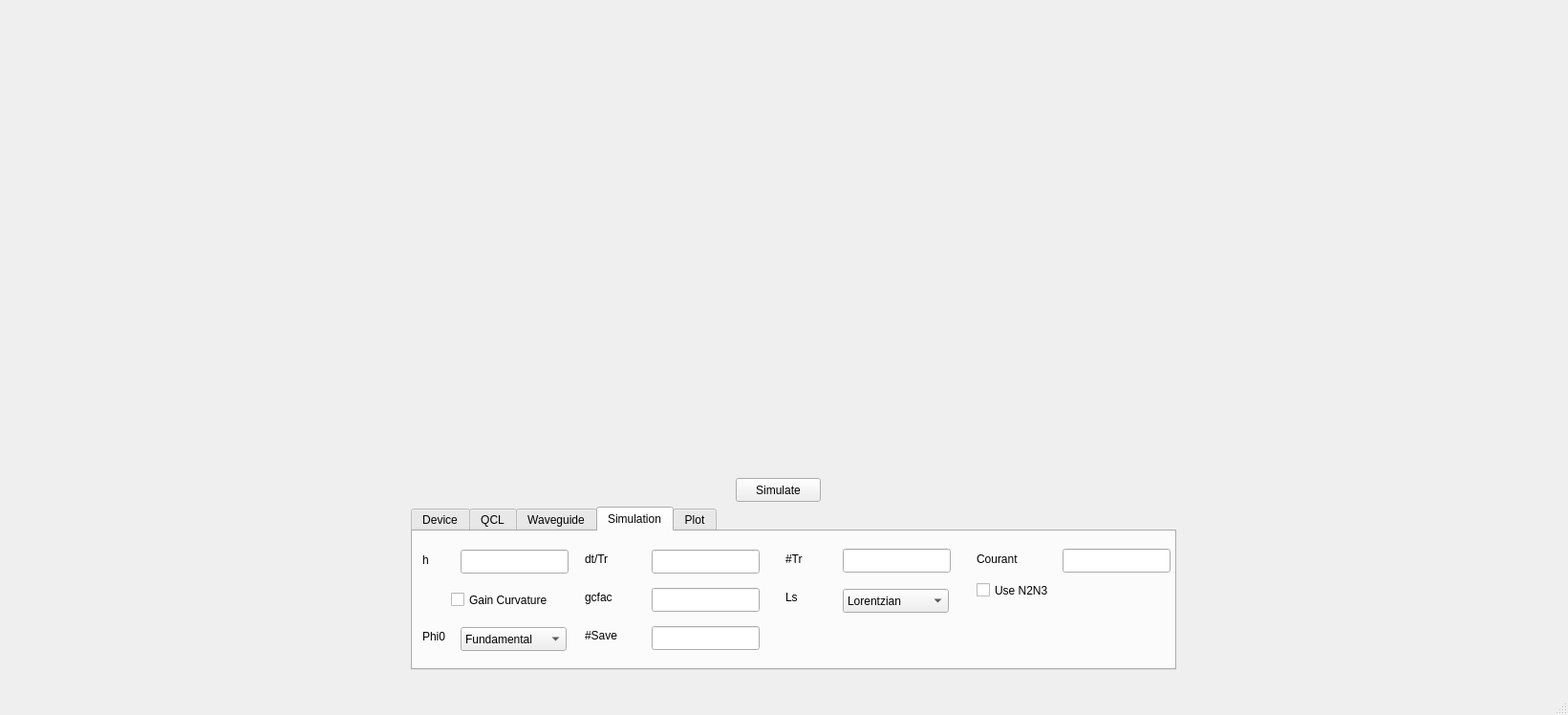
<?xml version="1.0" encoding="UTF-8"?>
<ui version="4.0">
 <class>MainWindow</class>
 <widget class="QMainWindow" name="MainWindow">
  <property name="geometry">
   <rect>
    <x>0</x>
    <y>0</y>
    <width>1641</width>
    <height>748</height>
   </rect>
  </property>
  <property name="windowTitle">
   <string>MainWindow</string>
  </property>
  <widget class="QWidget" name="centralwidget">
   <widget class="QCustomPlot" name="leftPlot" native="true">
    <property name="geometry">
     <rect>
      <x>10</x>
      <y>10</y>
      <width>801</width>
      <height>481</height>
     </rect>
    </property>
   </widget>
   <widget class="QTabWidget" name="thing">
    <property name="geometry">
     <rect>
      <x>430</x>
      <y>530</y>
      <width>801</width>
      <height>171</height>
     </rect>
    </property>
    <property name="currentIndex">
     <number>3</number>
    </property>
    <widget class="QWidget" name="DeviceParams">
     <attribute name="title">
      <string>Device</string>
     </attribute>
     <widget class="QLineEdit" name="J">
      <property name="geometry">
       <rect>
        <x>40</x>
        <y>10</y>
        <width>113</width>
        <height>25</height>
       </rect>
      </property>
      <property name="text">
       <string/>
      </property>
     </widget>
     <widget class="QLabel" name="label">
      <property name="geometry">
       <rect>
        <x>10</x>
        <y>11</y>
        <width>16</width>
        <height>20</height>
       </rect>
      </property>
      <property name="text">
       <string>J </string>
      </property>
      <property name="textFormat">
       <enum>Qt::MarkdownText</enum>
      </property>
     </widget>
     <widget class="QLineEdit" name="Kpp">
      <property name="geometry">
       <rect>
        <x>40</x>
        <y>50</y>
        <width>113</width>
        <height>25</height>
       </rect>
      </property>
      <property name="text">
       <string/>
      </property>
     </widget>
     <widget class="QLabel" name="label_2">
      <property name="geometry">
       <rect>
        <x>10</x>
        <y>51</y>
        <width>16</width>
        <height>20</height>
       </rect>
      </property>
      <property name="text">
       <string>K</string>
      </property>
     </widget>
     <widget class="QLineEdit" name="gammaK">
      <property name="geometry">
       <rect>
        <x>250</x>
        <y>10</y>
        <width>113</width>
        <height>25</height>
       </rect>
      </property>
      <property name="text">
       <string/>
      </property>
     </widget>
     <widget class="QLineEdit" name="lm0">
      <property name="geometry">
       <rect>
        <x>250</x>
        <y>50</y>
        <width>113</width>
        <height>25</height>
       </rect>
      </property>
      <property name="text">
       <string/>
      </property>
     </widget>
     <widget class="QLabel" name="label_3">
      <property name="geometry">
       <rect>
        <x>180</x>
        <y>50</y>
        <width>61</width>
        <height>20</height>
       </rect>
      </property>
      <property name="text">
       <string>Lambda</string>
      </property>
     </widget>
     <widget class="QLabel" name="label_4">
      <property name="geometry">
       <rect>
        <x>180</x>
        <y>10</y>
        <width>41</width>
        <height>20</height>
       </rect>
      </property>
      <property name="text">
       <string>Kerr K</string>
      </property>
     </widget>
     <widget class="QLineEdit" name="R1">
      <property name="geometry">
       <rect>
        <x>450</x>
        <y>9</y>
        <width>113</width>
        <height>25</height>
       </rect>
      </property>
      <property name="text">
       <string/>
      </property>
     </widget>
     <widget class="QLineEdit" name="Lc">
      <property name="geometry">
       <rect>
        <x>450</x>
        <y>49</y>
        <width>113</width>
        <height>25</height>
       </rect>
      </property>
      <property name="text">
       <string/>
      </property>
     </widget>
     <widget class="QLabel" name="label_5">
      <property name="geometry">
       <rect>
        <x>390</x>
        <y>50</y>
        <width>71</width>
        <height>20</height>
       </rect>
      </property>
      <property name="text">
       <string>Length</string>
      </property>
     </widget>
     <widget class="QLabel" name="label_6">
      <property name="geometry">
       <rect>
        <x>390</x>
        <y>10</y>
        <width>21</width>
        <height>20</height>
       </rect>
      </property>
      <property name="text">
       <string>R1</string>
      </property>
     </widget>
     <widget class="QLineEdit" name="R2">
      <property name="geometry">
       <rect>
        <x>680</x>
        <y>9</y>
        <width>113</width>
        <height>25</height>
       </rect>
      </property>
      <property name="text">
       <string/>
      </property>
     </widget>
     <widget class="QLineEdit" name="df">
      <property name="geometry">
       <rect>
        <x>680</x>
        <y>49</y>
        <width>113</width>
        <height>25</height>
       </rect>
      </property>
      <property name="text">
       <string/>
      </property>
     </widget>
     <widget class="QLabel" name="label_7">
      <property name="geometry">
       <rect>
        <x>590</x>
        <y>50</y>
        <width>71</width>
        <height>20</height>
       </rect>
      </property>
      <property name="text">
       <string>Detunning</string>
      </property>
     </widget>
     <widget class="QLabel" name="label_8">
      <property name="geometry">
       <rect>
        <x>590</x>
        <y>10</y>
        <width>71</width>
        <height>20</height>
       </rect>
      </property>
      <property name="text">
       <string>R2</string>
      </property>
     </widget>
    </widget>
    <widget class="QWidget" name="QclParams">
     <attribute name="title">
      <string>QCL</string>
     </attribute>
     <widget class="QLabel" name="label_22">
      <property name="geometry">
       <rect>
        <x>10</x>
        <y>10</y>
        <width>21</width>
        <height>20</height>
       </rect>
      </property>
      <property name="text">
       <string>Mu</string>
      </property>
      <property name="textFormat">
       <enum>Qt::MarkdownText</enum>
      </property>
     </widget>
     <widget class="QLabel" name="label_19">
      <property name="geometry">
       <rect>
        <x>10</x>
        <y>50</y>
        <width>71</width>
        <height>20</height>
       </rect>
      </property>
      <property name="text">
       <string>Lmod</string>
      </property>
     </widget>
     <widget class="QLabel" name="label_20">
      <property name="geometry">
       <rect>
        <x>390</x>
        <y>11</y>
        <width>21</width>
        <height>20</height>
       </rect>
      </property>
      <property name="text">
       <string>T1</string>
      </property>
     </widget>
     <widget class="QLineEdit" name="T1">
      <property name="geometry">
       <rect>
        <x>420</x>
        <y>10</y>
        <width>113</width>
        <height>25</height>
       </rect>
      </property>
      <property name="text">
       <string/>
      </property>
     </widget>
     <widget class="QLabel" name="label_17">
      <property name="geometry">
       <rect>
        <x>560</x>
        <y>10</y>
        <width>61</width>
        <height>20</height>
       </rect>
      </property>
      <property name="text">
       <string>T2</string>
      </property>
     </widget>
     <widget class="QLineEdit" name="Lmod">
      <property name="geometry">
       <rect>
        <x>70</x>
        <y>49</y>
        <width>113</width>
        <height>25</height>
       </rect>
      </property>
      <property name="text">
       <string/>
      </property>
     </widget>
     <widget class="QLineEdit" name="T2">
      <property name="geometry">
       <rect>
        <x>630</x>
        <y>10</y>
        <width>113</width>
        <height>25</height>
       </rect>
      </property>
      <property name="text">
       <string/>
      </property>
     </widget>
     <widget class="QLineEdit" name="n">
      <property name="geometry">
       <rect>
        <x>250</x>
        <y>9</y>
        <width>113</width>
        <height>25</height>
       </rect>
      </property>
      <property name="text">
       <string/>
      </property>
     </widget>
     <widget class="QLabel" name="label_18">
      <property name="geometry">
       <rect>
        <x>210</x>
        <y>10</y>
        <width>41</width>
        <height>20</height>
       </rect>
      </property>
      <property name="text">
       <string>n</string>
      </property>
     </widget>
     <widget class="QLineEdit" name="mu">
      <property name="geometry">
       <rect>
        <x>70</x>
        <y>10</y>
        <width>113</width>
        <height>25</height>
       </rect>
      </property>
      <property name="text">
       <string/>
      </property>
     </widget>
    </widget>
    <widget class="QWidget" name="tab_3">
     <attribute name="title">
      <string>Waveguide</string>
     </attribute>
     <widget class="QLineEdit" name="Gamma">
      <property name="geometry">
       <rect>
        <x>250</x>
        <y>10</y>
        <width>113</width>
        <height>25</height>
       </rect>
      </property>
      <property name="text">
       <string/>
      </property>
     </widget>
     <widget class="QLabel" name="label_23">
      <property name="geometry">
       <rect>
        <x>10</x>
        <y>11</y>
        <width>31</width>
        <height>20</height>
       </rect>
      </property>
      <property name="text">
       <string>Aw</string>
      </property>
      <property name="textFormat">
       <enum>Qt::MarkdownText</enum>
      </property>
     </widget>
     <widget class="QLineEdit" name="aw">
      <property name="geometry">
       <rect>
        <x>40</x>
        <y>10</y>
        <width>113</width>
        <height>25</height>
       </rect>
      </property>
      <property name="text">
       <string/>
      </property>
     </widget>
     <widget class="QLabel" name="label_21">
      <property name="geometry">
       <rect>
        <x>180</x>
        <y>10</y>
        <width>61</width>
        <height>20</height>
       </rect>
      </property>
      <property name="text">
       <string>Gamma</string>
      </property>
     </widget>
    </widget>
    <widget class="QWidget" name="tab_4">
     <attribute name="title">
      <string>Simulation</string>
     </attribute>
     <widget class="QLabel" name="label_24">
      <property name="geometry">
       <rect>
        <x>180</x>
        <y>59</y>
        <width>61</width>
        <height>20</height>
       </rect>
      </property>
      <property name="text">
       <string>gcfac</string>
      </property>
     </widget>
     <widget class="QLineEdit" name="h">
      <property name="geometry">
       <rect>
        <x>50</x>
        <y>19</y>
        <width>113</width>
        <height>25</height>
       </rect>
      </property>
      <property name="text">
       <string/>
      </property>
     </widget>
     <widget class="QLabel" name="label_25">
      <property name="geometry">
       <rect>
        <x>180</x>
        <y>19</y>
        <width>41</width>
        <height>20</height>
       </rect>
      </property>
      <property name="text">
       <string>dt/Tr</string>
      </property>
     </widget>
     <widget class="QLabel" name="label_26">
      <property name="geometry">
       <rect>
        <x>390</x>
        <y>59</y>
        <width>71</width>
        <height>20</height>
       </rect>
      </property>
      <property name="text">
       <string>Ls</string>
      </property>
     </widget>
     <widget class="QLineEdit" name="dtperTr">
      <property name="geometry">
       <rect>
        <x>250</x>
        <y>19</y>
        <width>113</width>
        <height>25</height>
       </rect>
      </property>
      <property name="text">
       <string/>
      </property>
     </widget>
     <widget class="QLabel" name="label_27">
      <property name="geometry">
       <rect>
        <x>590</x>
        <y>19</y>
        <width>71</width>
        <height>20</height>
       </rect>
      </property>
      <property name="text">
       <string>Courant</string>
      </property>
     </widget>
     <widget class="QLineEdit" name="numTr">
      <property name="geometry">
       <rect>
        <x>450</x>
        <y>18</y>
        <width>113</width>
        <height>25</height>
       </rect>
      </property>
      <property name="text">
       <string/>
      </property>
     </widget>
     <widget class="QLineEdit" name="gcfac">
      <property name="geometry">
       <rect>
        <x>250</x>
        <y>59</y>
        <width>113</width>
        <height>25</height>
       </rect>
      </property>
      <property name="text">
       <string/>
      </property>
     </widget>
     <widget class="QLabel" name="label_30">
      <property name="geometry">
       <rect>
        <x>390</x>
        <y>19</y>
        <width>31</width>
        <height>20</height>
       </rect>
      </property>
      <property name="text">
       <string>#Tr</string>
      </property>
     </widget>
     <widget class="QLineEdit" name="Crnt">
      <property name="geometry">
       <rect>
        <x>680</x>
        <y>18</y>
        <width>113</width>
        <height>25</height>
       </rect>
      </property>
      <property name="text">
       <string/>
      </property>
     </widget>
     <widget class="QLabel" name="label_31">
      <property name="geometry">
       <rect>
        <x>10</x>
        <y>20</y>
        <width>16</width>
        <height>20</height>
       </rect>
      </property>
      <property name="text">
       <string>h</string>
      </property>
      <property name="textFormat">
       <enum>Qt::MarkdownText</enum>
      </property>
     </widget>
     <widget class="QLabel" name="label_33">
      <property name="geometry">
       <rect>
        <x>180</x>
        <y>99</y>
        <width>51</width>
        <height>20</height>
       </rect>
      </property>
      <property name="text">
       <string>#Save</string>
      </property>
     </widget>
     <widget class="QLineEdit" name="maxsave">
      <property name="geometry">
       <rect>
        <x>250</x>
        <y>99</y>
        <width>113</width>
        <height>25</height>
       </rect>
      </property>
      <property name="text">
       <string/>
      </property>
     </widget>
     <widget class="QLabel" name="label_39">
      <property name="geometry">
       <rect>
        <x>10</x>
        <y>100</y>
        <width>31</width>
        <height>20</height>
       </rect>
      </property>
      <property name="text">
       <string>Phi0</string>
      </property>
      <property name="textFormat">
       <enum>Qt::MarkdownText</enum>
      </property>
     </widget>
     <widget class="QComboBox" name="Ls">
      <property name="geometry">
       <rect>
        <x>450</x>
        <y>60</y>
        <width>111</width>
        <height>25</height>
       </rect>
      </property>
      <item>
       <property name="text">
        <string comment="0">Lorentzian</string>
       </property>
      </item>
      <item>
       <property name="text">
        <string comment="1">Parabolic</string>
       </property>
      </item>
     </widget>
     <widget class="QComboBox" name="initphi">
      <property name="geometry">
       <rect>
        <x>50</x>
        <y>100</y>
        <width>111</width>
        <height>25</height>
       </rect>
      </property>
      <item>
       <property name="text">
        <string>Fundamental</string>
       </property>
      </item>
      <item>
       <property name="text">
        <string>Harmonic N</string>
       </property>
      </item>
      <item>
       <property name="text">
        <string>Cosine N</string>
       </property>
      </item>
      <item>
       <property name="text">
        <string>Random</string>
       </property>
      </item>
     </widget>
     <widget class="QCheckBox" name="gc">
      <property name="geometry">
       <rect>
        <x>40</x>
        <y>60</y>
        <width>121</width>
        <height>23</height>
       </rect>
      </property>
      <property name="text">
       <string>Gain Curvature</string>
      </property>
     </widget>
     <widget class="QCheckBox" name="useN2N3">
      <property name="geometry">
       <rect>
        <x>590</x>
        <y>50</y>
        <width>92</width>
        <height>23</height>
       </rect>
      </property>
      <property name="text">
       <string>Use N2N3</string>
      </property>
     </widget>
    </widget>
    <widget class="QWidget" name="tab_5">
     <attribute name="title">
      <string>Plot</string>
     </attribute>
     <widget class="QCheckBox" name="plotprogress">
      <property name="geometry">
       <rect>
        <x>260</x>
        <y>30</y>
        <width>110</width>
        <height>30</height>
       </rect>
      </property>
      <property name="text">
       <string>Plot Progress</string>
      </property>
     </widget>
     <widget class="QCheckBox" name="plottheory">
      <property name="geometry">
       <rect>
        <x>260</x>
        <y>70</y>
        <width>110</width>
        <height>30</height>
       </rect>
      </property>
      <property name="text">
       <string>Plot Theory</string>
      </property>
     </widget>
     <widget class="QCheckBox" name="shifttomin">
      <property name="geometry">
       <rect>
        <x>420</x>
        <y>70</y>
        <width>100</width>
        <height>30</height>
       </rect>
      </property>
      <property name="text">
       <string>Scale Phase</string>
      </property>
     </widget>
    </widget>
   </widget>
   <widget class="QPushButton" name="Simulate">
    <property name="geometry">
     <rect>
      <x>770</x>
      <y>500</y>
      <width>89</width>
      <height>25</height>
     </rect>
    </property>
    <property name="text">
     <string>Simulate</string>
    </property>
   </widget>
   <widget class="QCustomPlot" name="rightPlot" native="true">
    <property name="geometry">
     <rect>
      <x>830</x>
      <y>10</y>
      <width>801</width>
      <height>481</height>
     </rect>
    </property>
   </widget>
  </widget>
  <widget class="QMenuBar" name="menubar">
   <property name="geometry">
    <rect>
     <x>0</x>
     <y>0</y>
     <width>1641</width>
     <height>22</height>
    </rect>
   </property>
  </widget>
  <widget class="QStatusBar" name="statusbar"/>
 </widget>
 <customwidgets>
  <customwidget>
   <class>QCustomPlot</class>
   <extends>QWidget</extends>
   <header location="global">QTimer</header>
   <container>1</container>
  </customwidget>
 </customwidgets>
 <resources/>
 <connections/>
</ui>
